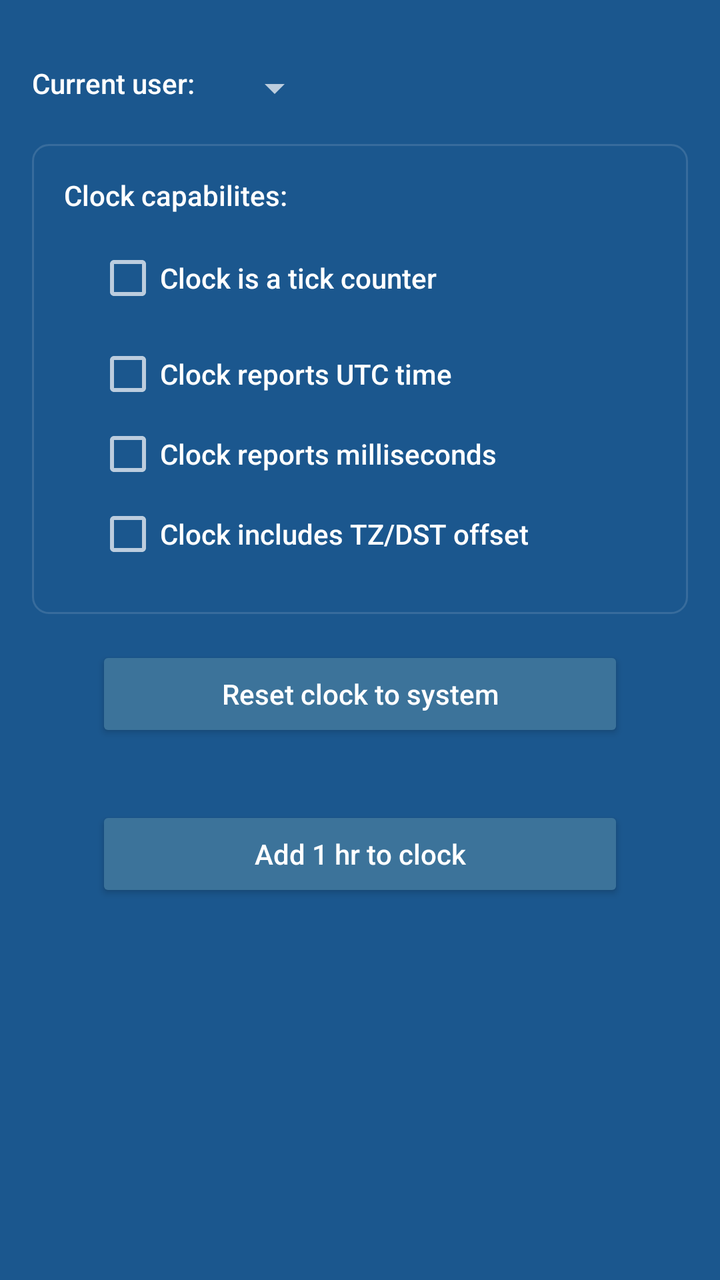
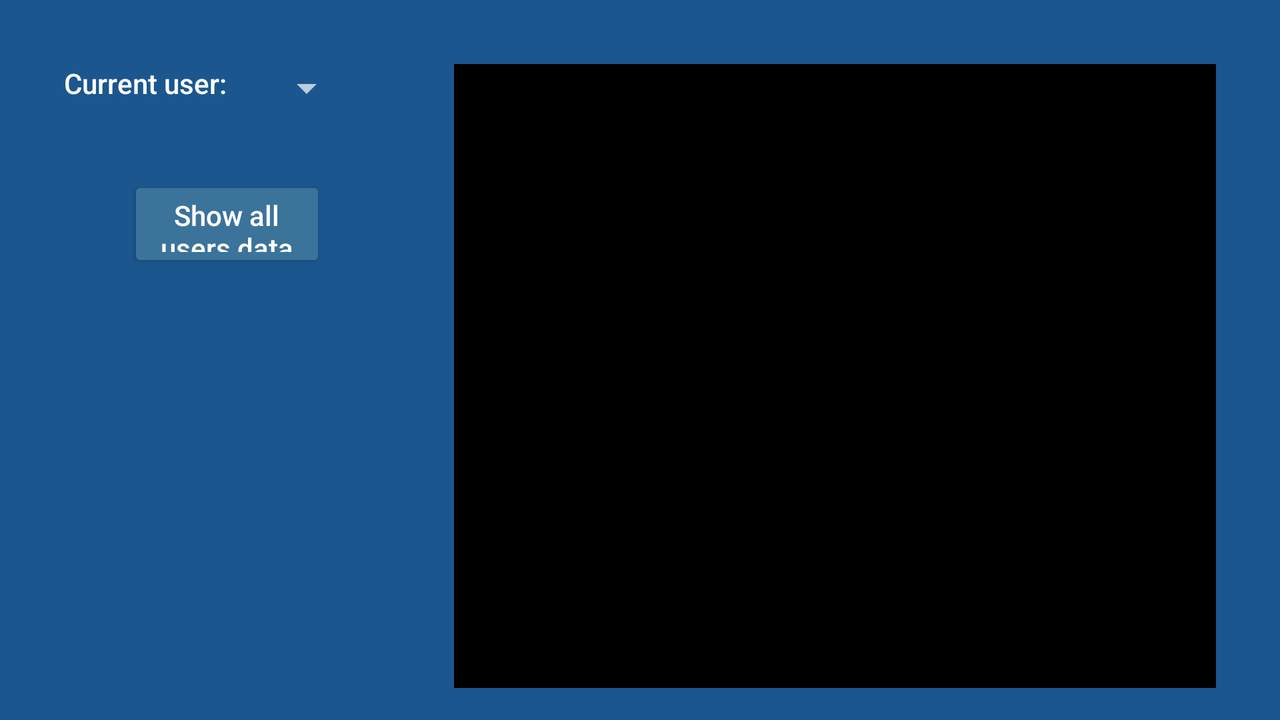

First picture: res/layout/ on a phone held upright. Second picture: the repository's own variant of that layout, on a device whose configuration matches the variant's folder. Source for both follows.
<!-- AndroidManifest.xml: application theme PeripheralSimulatorTheme -->
<!-- res/layout/fragment_users.xml -->
<FrameLayout xmlns:android="http://schemas.android.com/apk/res/android"
    xmlns:tools="http://schemas.android.com/tools"
    android:layout_width="match_parent"
    android:layout_height="match_parent"
    tools:context="com.philips.btserverapp.UsersFragment">

    <LinearLayout
        android:layout_width="match_parent"
        android:layout_height="wrap_content"
        android:layout_marginLeft="16dp"
        android:layout_marginRight="16dp"
        android:orientation="vertical"
        android:paddingTop="32dp">

        <LinearLayout
            android:id="@+id/currentUserGroup"
            android:layout_width="match_parent"
            android:layout_height="wrap_content"
            android:layout_marginBottom="16dp"
            android:orientation="horizontal">
            <TextView
                android:layout_width="wrap_content"
                android:layout_height="wrap_content"
                android:layout_marginRight="16dp"
                android:text="@string/currentUser" />
            <Spinner
                android:id="@+id/currentUser"
                android:layout_width="wrap_content"
                android:layout_height="wrap_content" />

        </LinearLayout>


        <LinearLayout
            android:layout_width="match_parent"
            android:layout_height="wrap_content"
            android:padding="16dp"
            android:orientation="vertical"
            android:background="@drawable/selector_fieldset_background">


            <TextView
                android:layout_width="match_parent"
                android:layout_height="wrap_content"
                android:layout_marginBottom="16dp"
                android:text="@string/clockCapabilities" />

            <CheckBox
                android:id="@+id/choiceClockTickCounter"
                android:layout_width="match_parent"
                android:layout_height="wrap_content"
                android:layout_marginStart="16dp"
                android:layout_marginBottom="16dp"
                android:text="@string/clockTickCounter" />

            <CheckBox
                android:id="@+id/choiceClockUTCTime"
                android:layout_width="match_parent"
                android:layout_height="wrap_content"
                android:layout_marginStart="16dp"
                android:layout_marginBottom="8dp"
                android:text="@string/clockUTCTime" />

            <CheckBox
                android:id="@+id/choiceClockMilliseconds"
                android:layout_width="match_parent"
                android:layout_height="wrap_content"
                android:layout_marginStart="16dp"
                android:layout_marginBottom="8dp"
                android:text="@string/clockMilliseconds" />

            <CheckBox
                android:id="@+id/choiceClockIncludesTZ"
                android:layout_width="match_parent"
                android:layout_height="wrap_content"
                android:layout_marginStart="16dp"
                android:layout_marginBottom="8dp"
                android:text="@string/clockIncludesTZ" />
        </LinearLayout>

        <Button
            android:id="@+id/btnResetClock"
            android:layout_width="match_parent"
            android:layout_height="wrap_content"
            android:layout_marginStart="32dp"
            android:layout_marginTop="16dp"
            android:layout_marginEnd="32dp"
            android:layout_marginBottom="16dp"
            android:height="40dp"
            android:text="@string/clockReset"/>

        <Button
            android:id="@+id/btnUpdateClock"
            android:layout_width="match_parent"
            android:layout_height="wrap_content"
            android:layout_marginStart="32dp"
            android:layout_marginTop="16dp"
            android:layout_marginEnd="32dp"
            android:layout_marginBottom="32dp"
            android:height="40dp"
            android:text="@string/clockUpdate"/>

    </LinearLayout>

</FrameLayout>
<!-- resources referenced by this layout -->
<resources>
  <!-- drawable selector_fieldset_background (drawable) -->
  <?xml version="1.0" encoding="utf-8"?>
  <shape xmlns:android="http://schemas.android.com/apk/res/android"
      android:shape="rectangle" >
      <corners android:radius="8dp" />
      <stroke
          android:width="1dp"
          android:color="@color/separatorColor"/>
  </shape>
  <string name="clockCapabilities">Clock capabilites:</string>
  <string name="clockIncludesTZ">Clock includes TZ/DST offset</string>
  <string name="clockMilliseconds">Clock reports milliseconds</string>
  <string name="clockReset">Reset clock to system</string>
  <string name="clockTickCounter">Clock is a tick counter</string>
  <string name="clockUTCTime">Clock reports UTC time</string>
  <string name="clockUpdate">Add 1 hr to clock</string>
  <string name="currentUser">Current user:</string>
  <style name="PeripheralSimulatorTheme" parent="Theme.AppCompat.NoActionBar">
          <item name="fontFamily">sans-serif-medium</item>
          <item name="colorPrimary">@color/colorBackground</item>
          <item name="colorPrimaryDark">@color/colorBackground</item>
          <item name="android:background">@color/colorBackground</item>
          <item name="colorButtonNormal">@color/buttonColor</item>
          <item name="colorAccent">@color/buttonColor</item>
          <item name="colorControlHighlight">@color/white</item>
          <item name="android:textColor">@color/white</item>
          <item name="textAllCaps">false</item>
          <item name="android:textAllCaps">false</item>
      </style>
  <color name="separatorColor">#20FFFFFF</color>
  <color name="colorBackground">#1B578E</color>
  <color name="buttonColor">#3c739a</color>
  <color name="white">#FFFFFFFF</color>
</resources>
<!-- res/layout-land/fragment_users.xml (the repository's variant of the layout above) -->
<!-- drawn on the phone turned sideways -->
<FrameLayout xmlns:android="http://schemas.android.com/apk/res/android"
    xmlns:tools="http://schemas.android.com/tools"
    android:layout_width="match_parent"
    android:layout_height="match_parent"
    tools:context="com.philips.btserverapp.UsersFragment">

    <LinearLayout
        android:layout_width="match_parent"
        android:layout_height="match_parent"
        android:layout_marginStart="16dp"
        android:layout_marginEnd="16dp"
        android:orientation="horizontal">
        <LinearLayout
            android:layout_width="0dp"
            android:layout_weight="0.30"
            android:layout_height="match_parent"
            android:layout_marginLeft="16dp"
            android:layout_marginRight="16dp"
            android:orientation="vertical"
            android:weightSum="1"
            android:paddingTop="32dp">

        <LinearLayout
            android:id="@+id/currentUserGroup"
            android:layout_width="match_parent"
            android:layout_height="wrap_content"
            android:layout_marginBottom="16dp"
            android:orientation="horizontal">
            <TextView
                android:layout_width="wrap_content"
                android:layout_height="wrap_content"
                android:layout_marginRight="16dp"
                android:text="@string/currentUser" />
            <Spinner
                android:id="@+id/currentUser"
                android:layout_width="wrap_content"
                android:layout_height="wrap_content" />

        </LinearLayout>


        <Button
            android:id="@+id/btnShowUsersData"
            android:layout_width="match_parent"
            android:layout_height="wrap_content"
            android:layout_marginStart="32dp"
            android:layout_marginTop="16dp"
            android:layout_marginEnd="32dp"
            android:layout_marginBottom="16dp"
            android:height="40dp"
            android:text="Show all users data" />



    </LinearLayout>

    <LinearLayout
        android:layout_width="0dp"
        android:layout_weight="0.70"
        android:layout_height="match_parent"
        android:layout_marginLeft="16dp"
        android:layout_marginRight="16dp"
        android:orientation="vertical"
        android:weightSum="1"
        android:paddingTop="32dp">
        <TextView
            android:id="@+id/usersLog"
            android:layout_width="match_parent"
            android:layout_height="0dp"
            android:layout_weight="1"
            android:scrollbars="vertical"
            android:background="@color/black"
            android:textColor="@color/white"
            android:layout_marginBottom="16dp" />
    </LinearLayout>

    </LinearLayout>

</FrameLayout>
<!-- resources referenced by the variant -->
<!-- as the phone turned sideways resolves them -->
<resources>
  <color name="black">#FF000000</color>
  <color name="white">#FFFFFFFF</color>
  <string name="currentUser">Current user:</string>
  <style name="PeripheralSimulatorTheme" parent="Theme.AppCompat.NoActionBar">
          <item name="fontFamily">sans-serif-medium</item>
          <item name="colorPrimary">@color/colorBackground</item>
          <item name="colorPrimaryDark">@color/colorBackground</item>
          <item name="android:background">@color/colorBackground</item>
          <item name="colorButtonNormal">@color/buttonColor</item>
          <item name="colorAccent">@color/buttonColor</item>
          <item name="colorControlHighlight">@color/white</item>
          <item name="android:textColor">@color/white</item>
          <item name="textAllCaps">false</item>
          <item name="android:textAllCaps">false</item>
      </style>
  <color name="colorBackground">#1B578E</color>
  <color name="buttonColor">#3c739a</color>
</resources>
